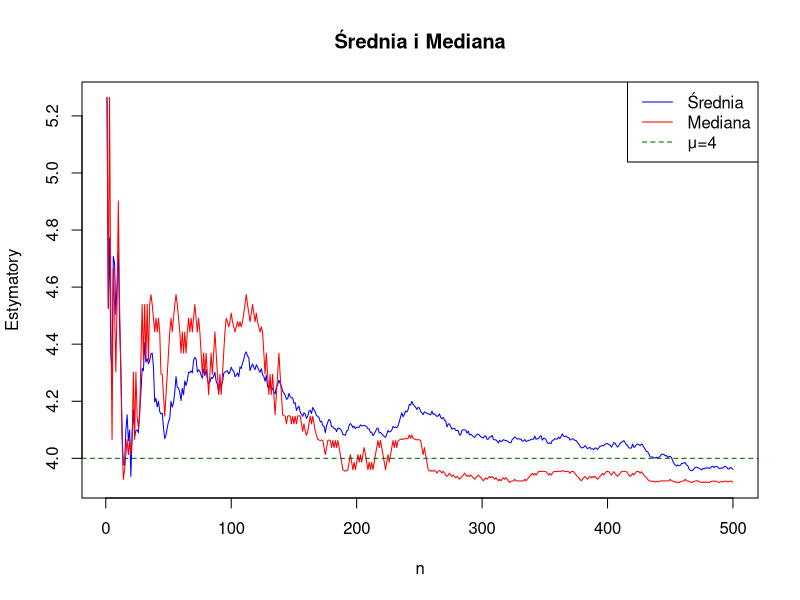
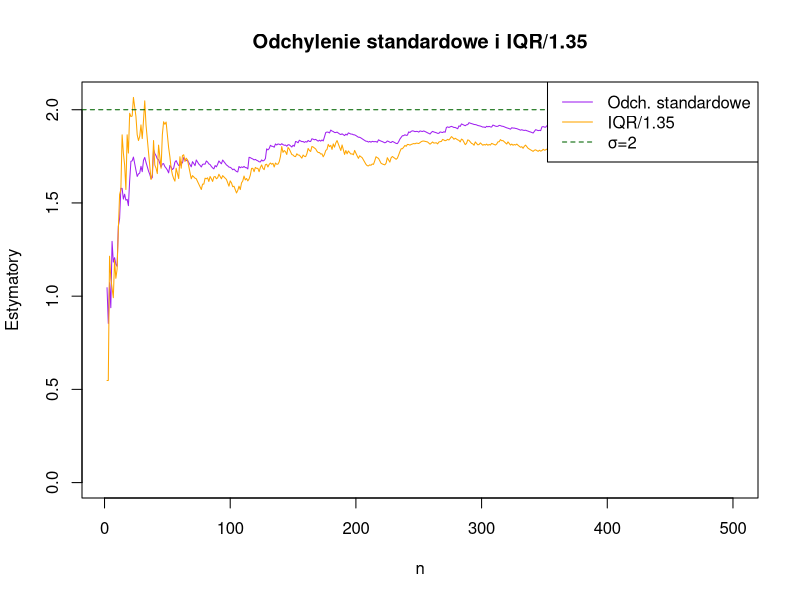
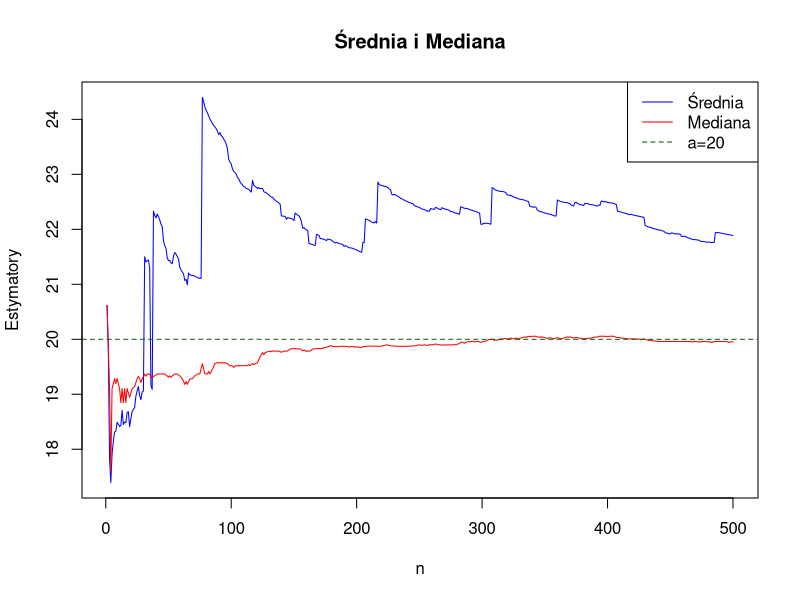
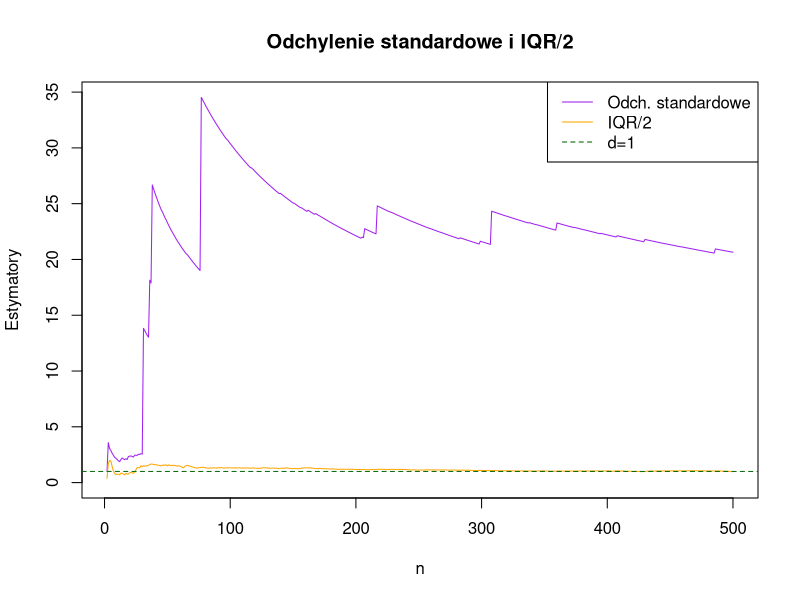

R code for these plots, in order:
# 1
N = 1e4
x_a = rbinom(N, size=1, prob=1/4)
x_b = rexp(N, rate=1/3)
x_c = rcauchy(N, location=0, scale=1)

X_a = sum(x_a)/N # EX_a = 1/4
X_b = sum(x_b)/N # EX_b = 3
X_c = sum(x_c)/N # EX_c = ?

# 2
n = 500
mu = 4
sig = 2
y = rnorm(n, mean=mu, sd=sig)
mean_y = numeric(n)
median_y = numeric(n)
sd_y = numeric(n)
iqr_y = numeric(n)
for (i in 1:n) 
{
  x = y[1:i]
  mean_y[i] = mean(x)
  median_y[i] = median(x)
  sd_y[i] = sd(x)
  iqr_y[i] = IQR(x)/1.35
}

plot(1:n, mean_y, type = "l", col = "blue", ylim = range(c(mean_y, median_y)),
     xlab = "n", ylab = "Estymatory", main = "Średnia i Mediana")
lines(1:n, median_y, col = "red")
abline(h = mu, col = "darkgreen", lty = 2)
legend("topright", legend = c("Średnia", "Mediana", "μ=4"),
       col = c("blue", "red", "darkgreen"), lty = c(1,1,2))

plot(2:n, sd_y[2:n], type = "l", col = "purple", ylim = range(c(sd_y, iqr_y), na.rm = TRUE),
     xlab = "n", ylab = "Estymatory", main = "Odchylenie standardowe i IQR/1.35")
lines(2:n, iqr_y[2:n], col = "orange")
abline(h = sig, col = "darkgreen", lty = 2)
legend("topright", legend = c("Odch. standardowe", "IQR/1.35", "σ=2"),
       col = c("purple", "orange", "darkgreen"), lty = c(1,1,2))

# 3
n = 500
a = 20
d = 1
y = rcauchy(n, location=a, scale=d)
mean_y = numeric(n)
median_y = numeric(n)
sd_y = numeric(n)
sqr_y = numeric(n)
for (i in 1:n) 
{
  x = y[1:i]
  mean_y[i] = mean(x)
  median_y[i] = median(x)
  sd_y[i] = sd(x)
  sqr_y[i] = IQR(x)/2
}

plot(1:n, mean_y, type = "l", col = "blue", ylim = range(c(mean_y, median_y)),
     xlab = "n", ylab = "Estymatory", main = "Średnia i Mediana")
lines(1:n, median_y, col = "red")
abline(h = a, col = "darkgreen", lty = 2)
legend("topright", legend = c("Średnia", "Mediana", "a=20"),
       col = c("blue", "red", "darkgreen"), lty = c(1,1,2))

plot(2:n, sd_y[2:n], type = "l", col = "purple", ylim = range(c(sd_y, sqr_y), na.rm = TRUE),
     xlab = "n", ylab = "Estymatory", main = "Odchylenie standardowe i IQR/2")
lines(2:n, sqr_y[2:n], col = "orange")
abline(h = d, col = "darkgreen", lty = 2)
legend("topright", legend = c("Odch. standardowe", "IQR/2", "d=1"),
       col = c("purple", "orange", "darkgreen"), lty = c(1,1,2))

# 4
